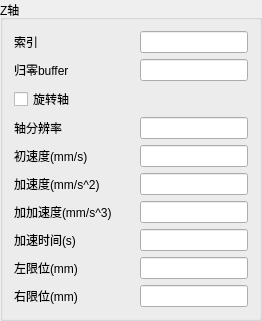
             <widget class="QGroupBox" name="groupBox_MotionControlZ">
              <property name="title">
               <string>Z轴</string>
              </property>
              <layout class="QFormLayout" name="formLayout_34">
               <property name="fieldGrowthPolicy">
                <enum>QFormLayout::AllNonFixedFieldsGrow</enum>
               </property>
               <item row="0" column="0">
                <widget class="QLabel" name="label_239">
                 <property name="minimumSize">
                  <size>
                   <width>120</width>
                   <height>20</height>
                  </size>
                 </property>
                 <property name="text">
                  <string>索引</string>
                 </property>
                </widget>
               </item>
               <item row="0" column="1">
                <widget class="QLineEdit" name="lineEdit_MotionControlZ_ZIndex">
                 <property name="minimumSize">
                  <size>
                   <width>80</width>
                   <height>20</height>
                  </size>
                 </property>
                </widget>
               </item>
               <item row="1" column="0">
                <widget class="QLabel" name="label_MotionControlZ_ZHomeBuffer">
                 <property name="minimumSize">
                  <size>
                   <width>0</width>
                   <height>20</height>
                  </size>
                 </property>
                 <property name="text">
                  <string>归零buffer</string>
                 </property>
                </widget>
               </item>
               <item row="1" column="1">
                <widget class="QLineEdit" name="lineEdit_MotionControlZ_ZHomeBuffer">
                 <property name="minimumSize">
                  <size>
                   <width>80</width>
                   <height>20</height>
                  </size>
                 </property>
                </widget>
               </item>
               <item row="2" column="0">
                <widget class="QCheckBox" name="checkBox_MotionControlZ_ZRotation">
                 <property name="minimumSize">
                  <size>
                   <width>0</width>
                   <height>20</height>
                  </size>
                 </property>
                 <property name="text">
                  <string>旋转轴</string>
                 </property>
                </widget>
               </item>
               <item row="3" column="0">
                <widget class="QLabel" name="label_241">
                 <property name="minimumSize">
                  <size>
                   <width>0</width>
                   <height>20</height>
                  </size>
                 </property>
                 <property name="text">
                  <string>轴分辨率</string>
                 </property>
                </widget>
               </item>
               <item row="3" column="1">
                <widget class="QLineEdit" name="lineEdit_MotionControlZ_ZResolution">
                 <property name="minimumSize">
                  <size>
                   <width>80</width>
                   <height>20</height>
                  </size>
                 </property>
                </widget>
               </item>
               <item row="4" column="0">
                <widget class="QLabel" name="label_MotionControlZ_ZStartVel">
                 <property name="minimumSize">
                  <size>
                   <width>0</width>
                   <height>20</height>
                  </size>
                 </property>
                 <property name="text">
                  <string>初速度(mm/s)</string>
                 </property>
                </widget>
               </item>
               <item row="4" column="1">
                <widget class="QLineEdit" name="lineEdit_MotionControlZ_ZStartVel">
                 <property name="minimumSize">
                  <size>
                   <width>80</width>
                   <height>20</height>
                  </size>
                 </property>
                </widget>
               </item>
               <item row="5" column="0">
                <widget class="QLabel" name="label_MotionControlZ_ZAcc">
                 <property name="minimumSize">
                  <size>
                   <width>0</width>
                   <height>20</height>
                  </size>
                 </property>
                 <property name="text">
                  <string>加速度(mm/s^2)</string>
                 </property>
                </widget>
               </item>
               <item row="5" column="1">
                <widget class="QLineEdit" name="lineEdit_MotionControlZ_ZAcc">
                 <property name="minimumSize">
                  <size>
                   <width>80</width>
                   <height>20</height>
                  </size>
                 </property>
                </widget>
               </item>
               <item row="6" column="0">
                <widget class="QLabel" name="label_MotionControlZ_ZJerk">
                 <property name="minimumSize">
                  <size>
                   <width>0</width>
                   <height>20</height>
                  </size>
                 </property>
                 <property name="text">
                  <string>加加速度(mm/s^3)</string>
                 </property>
                </widget>
               </item>
               <item row="6" column="1">
                <widget class="QLineEdit" name="lineEdit_MotionControlZ_ZJerk">
                 <property name="minimumSize">
                  <size>
                   <width>80</width>
                   <height>20</height>
                  </size>
                 </property>
                </widget>
               </item>
               <item row="7" column="0">
                <widget class="QLabel" name="label_MotionControlZ_ZTime">
                 <property name="minimumSize">
                  <size>
                   <width>0</width>
                   <height>20</height>
                  </size>
                 </property>
                 <property name="text">
                  <string>加速时间(s)</string>
                 </property>
                </widget>
               </item>
               <item row="7" column="1">
                <widget class="QLineEdit" name="lineEdit_MotionControlZ_ZTime">
                 <property name="minimumSize">
                  <size>
                   <width>80</width>
                   <height>20</height>
                  </size>
                 </property>
                </widget>
               </item>
               <item row="8" column="0">
                <widget class="QLabel" name="label_246">
                 <property name="minimumSize">
                  <size>
                   <width>0</width>
                   <height>20</height>
                  </size>
                 </property>
                 <property name="text">
                  <string>左限位(mm)</string>
                 </property>
                </widget>
               </item>
               <item row="8" column="1">
                <widget class="QLineEdit" name="lineEdit_MotionControlZ_ZLeftLimit">
                 <property name="minimumSize">
                  <size>
                   <width>80</width>
                   <height>20</height>
                  </size>
                 </property>
                </widget>
               </item>
               <item row="9" column="0">
                <widget class="QLabel" name="label_247">
                 <property name="minimumSize">
                  <size>
                   <width>0</width>
                   <height>20</height>
                  </size>
                 </property>
                 <property name="text">
                  <string>右限位(mm)</string>
                 </property>
                </widget>
               </item>
               <item row="9" column="1">
                <widget class="QLineEdit" name="lineEdit_MotionControlZ_ZRightLimit">
                 <property name="minimumSize">
                  <size>
                   <width>80</width>
                   <height>20</height>
                  </size>
                 </property>
                 <property name="text">
                  <string/>
                 </property>
                </widget>
               </item>
              </layout>
             </widget>
